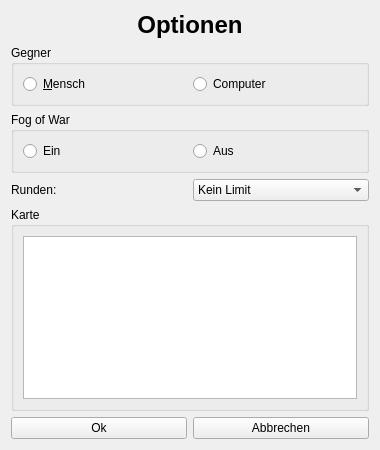
<?xml version="1.0" encoding="UTF-8"?>
<ui version="4.0">
 <class>OptionsWidget</class>
 <widget class="QWidget" name="OptionsWidget">
  <property name="geometry">
   <rect>
    <x>0</x>
    <y>0</y>
    <width>380</width>
    <height>450</height>
   </rect>
  </property>
  <property name="windowTitle">
   <string>Form</string>
  </property>
  <layout class="QVBoxLayout" name="verticalLayout_4">
   <item>
    <widget class="QLabel" name="label">
     <property name="text">
      <string>&lt;html&gt;&lt;head/&gt;&lt;body&gt;&lt;p align=&quot;center&quot;&gt;&lt;span style=&quot; font-size:xx-large; font-weight:600;&quot;&gt;Optionen&lt;/span&gt;&lt;/p&gt;&lt;/body&gt;&lt;/html&gt;</string>
     </property>
    </widget>
   </item>
   <item>
    <widget class="QGroupBox" name="groupBox_Opponent">
     <property name="title">
      <string>Gegner</string>
     </property>
     <layout class="QVBoxLayout" name="verticalLayout">
      <item>
       <layout class="QHBoxLayout" name="horizontalLayout">
        <item>
         <widget class="QRadioButton" name="radioButton_human">
          <property name="text">
           <string>&amp;Mensch</string>
          </property>
         </widget>
        </item>
        <item>
         <widget class="QRadioButton" name="radioButton_computer">
          <property name="text">
           <string>Computer</string>
          </property>
         </widget>
        </item>
       </layout>
      </item>
     </layout>
    </widget>
   </item>
   <item>
    <widget class="QGroupBox" name="groupBox_fogOfWar">
     <property name="title">
      <string>Fog of War</string>
     </property>
     <layout class="QVBoxLayout" name="verticalLayout_2">
      <item>
       <layout class="QHBoxLayout" name="horizontalLayout_2">
        <item>
         <widget class="QRadioButton" name="radioButton_fogOfWarOn">
          <property name="text">
           <string>Ein</string>
          </property>
         </widget>
        </item>
        <item>
         <widget class="QRadioButton" name="radioButton_fogOfWarOff">
          <property name="text">
           <string>Aus</string>
          </property>
         </widget>
        </item>
       </layout>
      </item>
     </layout>
    </widget>
   </item>
   <item>
    <layout class="QHBoxLayout" name="horizontalLayout_3">
     <item>
      <widget class="QLabel" name="label_rounds">
       <property name="text">
        <string>Runden:</string>
       </property>
      </widget>
     </item>
     <item>
      <widget class="QComboBox" name="comboBox_rounds">
       <item>
        <property name="text">
         <string>Kein Limit</string>
        </property>
       </item>
       <item>
        <property name="text">
         <string>4</string>
        </property>
       </item>
       <item>
        <property name="text">
         <string>8</string>
        </property>
       </item>
       <item>
        <property name="text">
         <string>16</string>
        </property>
       </item>
      </widget>
     </item>
    </layout>
   </item>
   <item>
    <widget class="QGroupBox" name="groupBox_maps">
     <property name="title">
      <string>Karte</string>
     </property>
     <layout class="QVBoxLayout" name="verticalLayout_3">
      <item>
       <widget class="QListWidget" name="listWidget_maps"/>
      </item>
     </layout>
    </widget>
   </item>
   <item>
    <layout class="QHBoxLayout" name="horizontalLayout_4">
     <item>
      <widget class="QPushButton" name="qbutton_apply">
       <property name="text">
        <string>Ok</string>
       </property>
      </widget>
     </item>
     <item>
      <widget class="QPushButton" name="qbutton_cancel">
       <property name="text">
        <string>Abbrechen</string>
       </property>
      </widget>
     </item>
    </layout>
   </item>
  </layout>
  <zorder>qbutton_apply</zorder>
  <zorder>qbutton_cancel</zorder>
  <zorder>label</zorder>
  <zorder>groupBox_Opponent</zorder>
  <zorder>groupBox_fogOfWar</zorder>
  <zorder>comboBox_rounds</zorder>
  <zorder>label_rounds</zorder>
  <zorder>groupBox_maps</zorder>
  <zorder>groupBox_Opponent</zorder>
 </widget>
 <resources/>
 <connections/>
</ui>
